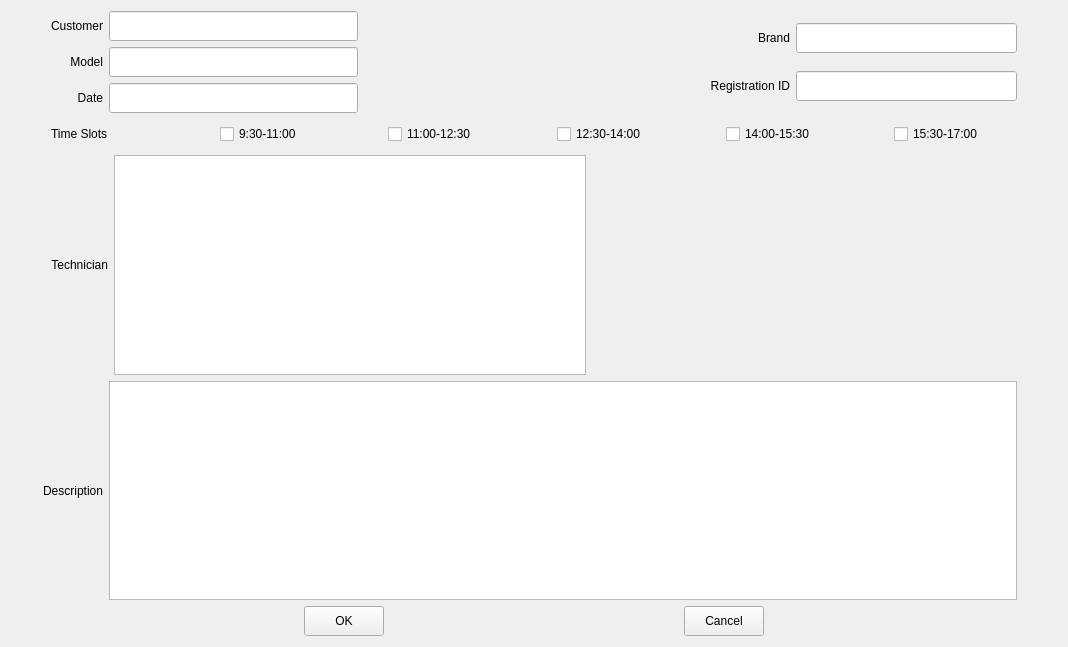
<?xml version="1.0" encoding="UTF-8"?>
<ui version="4.0">
 <class>CreateTicketWidget</class>
 <widget class="QWidget" name="CreateTicketWidget">
  <property name="geometry">
   <rect>
    <x>0</x>
    <y>0</y>
    <width>1068</width>
    <height>647</height>
   </rect>
  </property>
  <property name="windowTitle">
   <string>Form</string>
  </property>
  <layout class="QGridLayout" name="gridLayout_6">
   <item row="1" column="0">
    <layout class="QHBoxLayout" name="horizontalLayout_6">
     <item>
      <spacer name="horizontalSpacer_10">
       <property name="orientation">
        <enum>Qt::Orientation::Horizontal</enum>
       </property>
       <property name="sizeType">
        <enum>QSizePolicy::Policy::Minimum</enum>
       </property>
       <property name="sizeHint" stdset="0">
        <size>
         <width>40</width>
         <height>20</height>
        </size>
       </property>
      </spacer>
     </item>
     <item>
      <widget class="QLabel" name="label_6">
       <property name="minimumSize">
        <size>
         <width>0</width>
         <height>30</height>
        </size>
       </property>
       <property name="text">
        <string>Time Slots</string>
       </property>
      </widget>
     </item>
     <item>
      <widget class="QCheckBox" name="checkBox">
       <property name="minimumSize">
        <size>
         <width>0</width>
         <height>30</height>
        </size>
       </property>
       <property name="text">
        <string>9:30-11:00</string>
       </property>
      </widget>
     </item>
     <item>
      <widget class="QCheckBox" name="checkBox_2">
       <property name="text">
        <string>11:00-12:30</string>
       </property>
      </widget>
     </item>
     <item>
      <widget class="QCheckBox" name="checkBox_3">
       <property name="minimumSize">
        <size>
         <width>0</width>
         <height>30</height>
        </size>
       </property>
       <property name="text">
        <string>12:30-14:00</string>
       </property>
      </widget>
     </item>
     <item>
      <widget class="QCheckBox" name="checkBox_4">
       <property name="minimumSize">
        <size>
         <width>0</width>
         <height>30</height>
        </size>
       </property>
       <property name="text">
        <string>14:00-15:30</string>
       </property>
      </widget>
     </item>
     <item>
      <widget class="QCheckBox" name="checkBox_5">
       <property name="minimumSize">
        <size>
         <width>0</width>
         <height>30</height>
        </size>
       </property>
       <property name="text">
        <string>15:30-17:00</string>
       </property>
      </widget>
     </item>
    </layout>
   </item>
   <item row="0" column="0">
    <layout class="QHBoxLayout" name="horizontalLayout_2">
     <item>
      <layout class="QGridLayout" name="gridLayout_4">
       <item row="1" column="2">
        <widget class="QLineEdit" name="lineEdit_2">
         <property name="minimumSize">
          <size>
           <width>0</width>
           <height>30</height>
          </size>
         </property>
        </widget>
       </item>
       <item row="2" column="2">
        <widget class="QLineEdit" name="lineEdit_3">
         <property name="minimumSize">
          <size>
           <width>0</width>
           <height>30</height>
          </size>
         </property>
        </widget>
       </item>
       <item row="0" column="2">
        <widget class="QLineEdit" name="lineEdit">
         <property name="minimumSize">
          <size>
           <width>0</width>
           <height>30</height>
          </size>
         </property>
        </widget>
       </item>
       <item row="2" column="1">
        <widget class="QLabel" name="label_3">
         <property name="minimumSize">
          <size>
           <width>0</width>
           <height>30</height>
          </size>
         </property>
         <property name="text">
          <string>Date</string>
         </property>
         <property name="alignment">
          <set>Qt::AlignmentFlag::AlignRight|Qt::AlignmentFlag::AlignTrailing|Qt::AlignmentFlag::AlignVCenter</set>
         </property>
        </widget>
       </item>
       <item row="0" column="1">
        <widget class="QLabel" name="label">
         <property name="minimumSize">
          <size>
           <width>0</width>
           <height>30</height>
          </size>
         </property>
         <property name="text">
          <string>Customer</string>
         </property>
         <property name="alignment">
          <set>Qt::AlignmentFlag::AlignRight|Qt::AlignmentFlag::AlignTrailing|Qt::AlignmentFlag::AlignVCenter</set>
         </property>
        </widget>
       </item>
       <item row="1" column="1">
        <widget class="QLabel" name="label_2">
         <property name="minimumSize">
          <size>
           <width>0</width>
           <height>30</height>
          </size>
         </property>
         <property name="text">
          <string>Model</string>
         </property>
         <property name="alignment">
          <set>Qt::AlignmentFlag::AlignRight|Qt::AlignmentFlag::AlignTrailing|Qt::AlignmentFlag::AlignVCenter</set>
         </property>
        </widget>
       </item>
       <item row="1" column="0">
        <spacer name="horizontalSpacer">
         <property name="orientation">
          <enum>Qt::Orientation::Horizontal</enum>
         </property>
         <property name="sizeType">
          <enum>QSizePolicy::Policy::Minimum</enum>
         </property>
         <property name="sizeHint" stdset="0">
          <size>
           <width>40</width>
           <height>20</height>
          </size>
         </property>
        </spacer>
       </item>
      </layout>
     </item>
     <item>
      <spacer name="horizontalSpacer_2">
       <property name="orientation">
        <enum>Qt::Orientation::Horizontal</enum>
       </property>
       <property name="sizeHint" stdset="0">
        <size>
         <width>40</width>
         <height>20</height>
        </size>
       </property>
      </spacer>
     </item>
     <item>
      <layout class="QGridLayout" name="gridLayout_5">
       <item row="1" column="1">
        <widget class="QLineEdit" name="lineEdit_6">
         <property name="minimumSize">
          <size>
           <width>0</width>
           <height>30</height>
          </size>
         </property>
        </widget>
       </item>
       <item row="0" column="0">
        <widget class="QLabel" name="label_5">
         <property name="minimumSize">
          <size>
           <width>0</width>
           <height>30</height>
          </size>
         </property>
         <property name="text">
          <string>Brand</string>
         </property>
         <property name="alignment">
          <set>Qt::AlignmentFlag::AlignRight|Qt::AlignmentFlag::AlignTrailing|Qt::AlignmentFlag::AlignVCenter</set>
         </property>
        </widget>
       </item>
       <item row="1" column="0">
        <widget class="QLabel" name="label_4">
         <property name="minimumSize">
          <size>
           <width>0</width>
           <height>30</height>
          </size>
         </property>
         <property name="text">
          <string>Registration ID</string>
         </property>
         <property name="alignment">
          <set>Qt::AlignmentFlag::AlignRight|Qt::AlignmentFlag::AlignTrailing|Qt::AlignmentFlag::AlignVCenter</set>
         </property>
        </widget>
       </item>
       <item row="0" column="1">
        <widget class="QLineEdit" name="lineEdit_4">
         <property name="minimumSize">
          <size>
           <width>0</width>
           <height>30</height>
          </size>
         </property>
        </widget>
       </item>
       <item row="0" column="2">
        <spacer name="horizontalSpacer_11">
         <property name="orientation">
          <enum>Qt::Orientation::Horizontal</enum>
         </property>
         <property name="sizeType">
          <enum>QSizePolicy::Policy::Minimum</enum>
         </property>
         <property name="sizeHint" stdset="0">
          <size>
           <width>40</width>
           <height>20</height>
          </size>
         </property>
        </spacer>
       </item>
      </layout>
     </item>
    </layout>
   </item>
   <item row="3" column="0">
    <layout class="QHBoxLayout" name="horizontalLayout_8">
     <item>
      <spacer name="horizontalSpacer_7">
       <property name="orientation">
        <enum>Qt::Orientation::Horizontal</enum>
       </property>
       <property name="sizeType">
        <enum>QSizePolicy::Policy::Minimum</enum>
       </property>
       <property name="sizeHint" stdset="0">
        <size>
         <width>32</width>
         <height>20</height>
        </size>
       </property>
      </spacer>
     </item>
     <item>
      <widget class="QLabel" name="label_8">
       <property name="text">
        <string>Description</string>
       </property>
       <property name="alignment">
        <set>Qt::AlignmentFlag::AlignRight|Qt::AlignmentFlag::AlignTrailing|Qt::AlignmentFlag::AlignVCenter</set>
       </property>
      </widget>
     </item>
     <item>
      <widget class="QPlainTextEdit" name="plainTextEdit"/>
     </item>
     <item>
      <spacer name="horizontalSpacer_9">
       <property name="orientation">
        <enum>Qt::Orientation::Horizontal</enum>
       </property>
       <property name="sizeType">
        <enum>QSizePolicy::Policy::Minimum</enum>
       </property>
       <property name="sizeHint" stdset="0">
        <size>
         <width>40</width>
         <height>20</height>
        </size>
       </property>
      </spacer>
     </item>
    </layout>
   </item>
   <item row="4" column="0">
    <layout class="QHBoxLayout" name="horizontalLayout_9">
     <item>
      <spacer name="horizontalSpacer_3">
       <property name="orientation">
        <enum>Qt::Orientation::Horizontal</enum>
       </property>
       <property name="sizeHint" stdset="0">
        <size>
         <width>40</width>
         <height>20</height>
        </size>
       </property>
      </spacer>
     </item>
     <item>
      <widget class="QPushButton" name="pushButton">
       <property name="minimumSize">
        <size>
         <width>0</width>
         <height>30</height>
        </size>
       </property>
       <property name="text">
        <string>OK</string>
       </property>
      </widget>
     </item>
     <item>
      <spacer name="horizontalSpacer_5">
       <property name="orientation">
        <enum>Qt::Orientation::Horizontal</enum>
       </property>
       <property name="sizeHint" stdset="0">
        <size>
         <width>40</width>
         <height>20</height>
        </size>
       </property>
      </spacer>
     </item>
     <item>
      <widget class="QPushButton" name="pushButton_2">
       <property name="minimumSize">
        <size>
         <width>0</width>
         <height>30</height>
        </size>
       </property>
       <property name="text">
        <string>Cancel</string>
       </property>
      </widget>
     </item>
     <item>
      <spacer name="horizontalSpacer_4">
       <property name="orientation">
        <enum>Qt::Orientation::Horizontal</enum>
       </property>
       <property name="sizeHint" stdset="0">
        <size>
         <width>40</width>
         <height>20</height>
        </size>
       </property>
      </spacer>
     </item>
    </layout>
   </item>
   <item row="2" column="0">
    <layout class="QHBoxLayout" name="horizontalLayout_7">
     <item>
      <spacer name="horizontalSpacer_6">
       <property name="orientation">
        <enum>Qt::Orientation::Horizontal</enum>
       </property>
       <property name="sizeType">
        <enum>QSizePolicy::Policy::Minimum</enum>
       </property>
       <property name="sizeHint" stdset="0">
        <size>
         <width>40</width>
         <height>20</height>
        </size>
       </property>
      </spacer>
     </item>
     <item>
      <widget class="QLabel" name="label_7">
       <property name="text">
        <string>Technician</string>
       </property>
       <property name="alignment">
        <set>Qt::AlignmentFlag::AlignRight|Qt::AlignmentFlag::AlignTrailing|Qt::AlignmentFlag::AlignVCenter</set>
       </property>
      </widget>
     </item>
     <item>
      <widget class="QListWidget" name="listWidget"/>
     </item>
     <item>
      <spacer name="horizontalSpacer_8">
       <property name="orientation">
        <enum>Qt::Orientation::Horizontal</enum>
       </property>
       <property name="sizeType">
        <enum>QSizePolicy::Policy::MinimumExpanding</enum>
       </property>
       <property name="sizeHint" stdset="0">
        <size>
         <width>40</width>
         <height>20</height>
        </size>
       </property>
      </spacer>
     </item>
    </layout>
   </item>
  </layout>
 </widget>
 <resources/>
 <connections/>
</ui>
